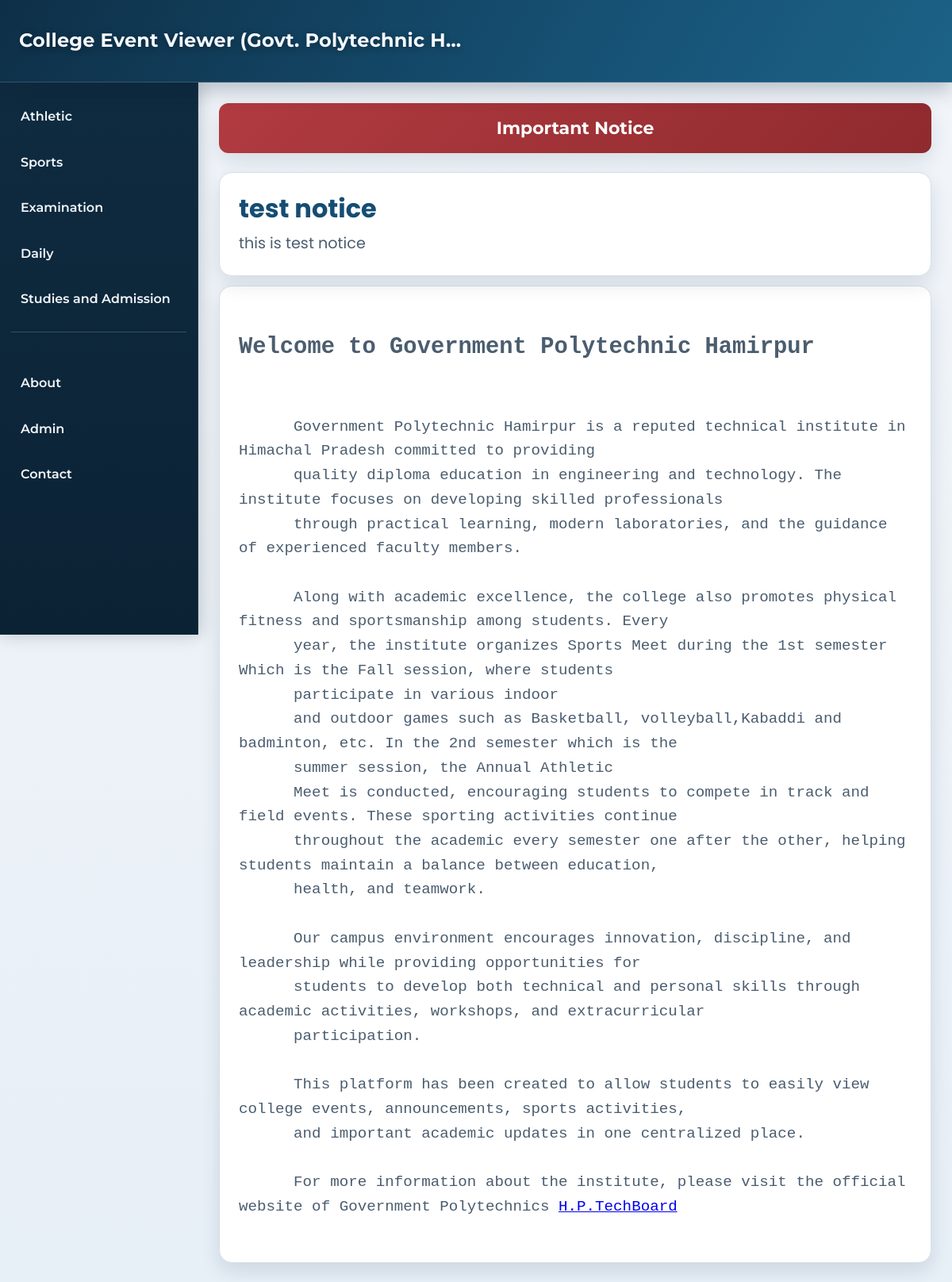
Before: / with the older database file.
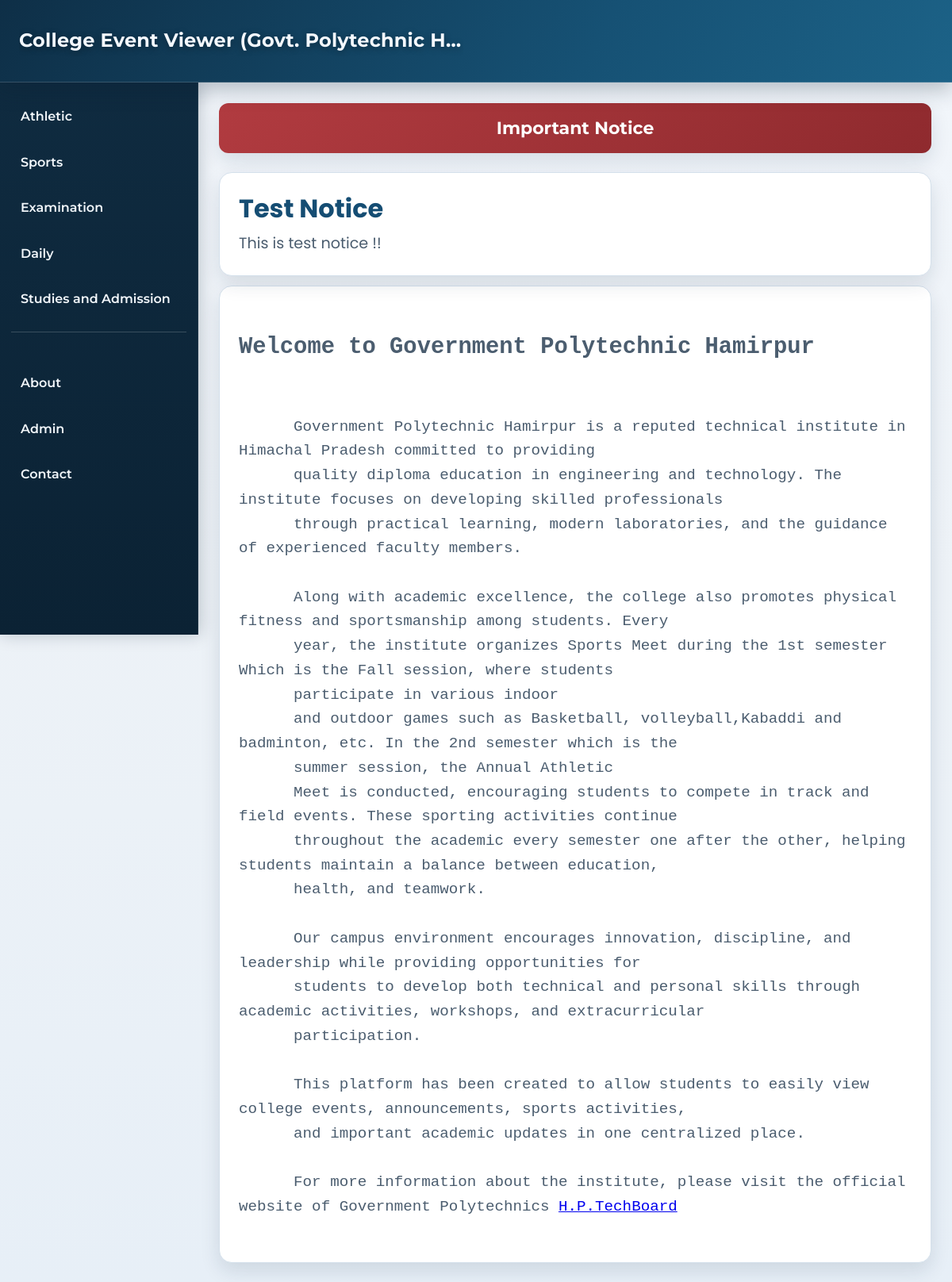
After: the same page with the newer database file.
### main.py (models this page shows)
class Notice(db.Model):
    sno = db.Column(db.Integer, primary_key=True, autoincrement=True)
    title = db.Column(db.String(200), nullable=False)
    desc = db.Column(db.String(5000), nullable=False)

### main.py (the view)
@app.route("/")
def index():
    data = Notice.query.all()
    return render_template('index.html', notices=data)

### templates/index.html
{%extends "clientBase.html"%}
{%block content%}
<main class="content">
  <div class="notification-banner">
    Important Notice
  </div>
  <div class="content-cards">
    {% for notice in notices %}
    <div class="card">
      <h1>{{ notice.title }}</h1>
      <p>{{ notice.desc }}</p>
    </div>
    {% endfor %}
  </div>
  <div class="card-2">
    <pre>
      <h2>Welcome to Government Polytechnic Hamirpur</h2>
      Government Polytechnic Hamirpur is a reputed technical institute in Himachal Pradesh committed to providing
      quality diploma education in engineering and technology. The institute focuses on developing skilled professionals
      through practical learning, modern laboratories, and the guidance of experienced faculty members.
      Along with academic excellence, the college also promotes physical fitness and sportsmanship among students. Every
      year, the institute organizes Sports Meet during the 1st semester Which is the Fall session, where students
      participate in various indoor
      and outdoor games such as Basketball, volleyball,Kabaddi and badminton, etc. In the 2nd semester which is the
      summer session, the Annual Athletic
      Meet is conducted, encouraging students to compete in track and field events. These sporting activities continue
      throughout the academic every semester one after the other, helping students maintain a balance between education,
      health, and teamwork.
      Our campus environment encourages innovation, discipline, and leadership while providing opportunities for
      students to develop both technical and personal skills through academic activities, workshops, and extracurricular
      participation.
      This platform has been created to allow students to easily view college events, announcements, sports activities,
      and important academic updates in one centralized place.
      For more information about the institute, please visit the official website of Government Polytechnics <a
        href="https://www.hptechboard.com/">H.P.TechBoard</a>
        </pre>
    </div>
</main>
{%endblock%}

Changed rows visible on the page:
changed Notice: title "test notice" → "Test Notice"; desc "this is test notice" → "This is test notice !!"
